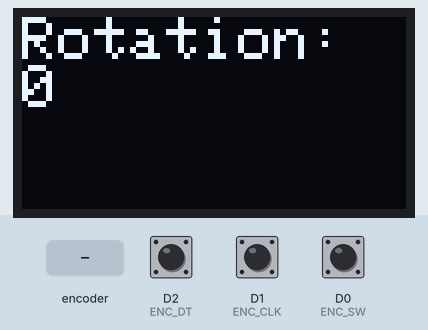
Bench run of a sketch on a simulated ESP8266 (Wemos D1 mini). Shown: 128×64 one-colour display. Inputs (shaded band) come from the test bench; at power-on: D0 (ENC_SW) HIGH, D2 (ENC_DT) HIGH, D1 (ENC_CLK) HIGH. What the sketch prints to the serial monitor is not drawn.

Above: at 2.2 s.
2.3 s: rotary encoder on D1 (ENC_CLK) / D2 (ENC_DT) turned 3 steps (first pin leading)
At 3.1 s:
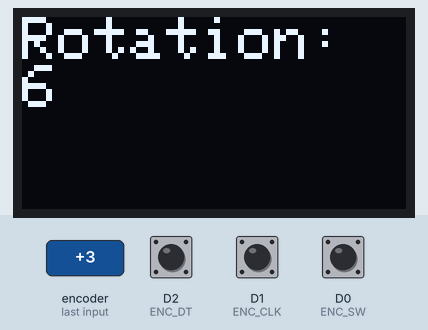
4.4 s: D0 (ENC_SW) pulled LOW for 0.15 s
At 5.5 s:
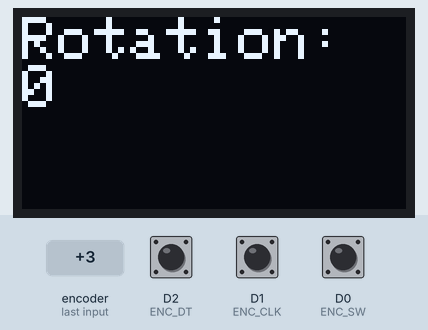
6.0 s: rotary encoder on D1 (ENC_CLK) / D2 (ENC_DT) turned 3 steps (first pin leading)
At 6.29 s:
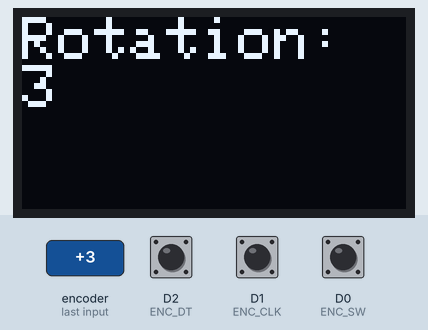
Timing chart, 0 to 9.0 s (numbered marks = the images above; inputs shaded):
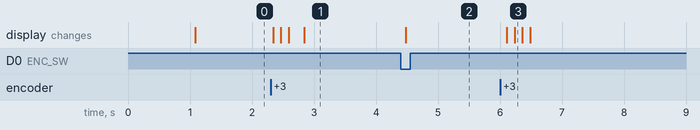

Measured:
- after the input at 2.3 s, the display: first changes at once (image 1 shows a later state)
- after the input at 4.4 s, the display: changes after 0.08 s (image 2)
- after the input at 6.0 s, the display: first changes after 0.11 s (image 3 shows a later state)

The sketch:

encoder_interrupt.ino
```cpp
#include <SPI.h>
#include <Adafruit_GFX.h>
#include <Adafruit_SSD1306.h>

// OLED pin mapping for Display with Driver IC: SSD1306
// Display Source: https://robu.in/product/0-96-oled-display-module/#tab-description
// In my testing it only supports SPI and I2C doesn't work even tho it says I2C is supported.
//
// Pin connections for SPI
// | OLED Pin   | ESP8266 Pin | Notes                |
// | ---------- | ----------- | -------------------- |
// | GND        | GND         | Ground               |
// | VDD        | 3.3V        | Power (3.3V)         |
// | SCK (CLK)  | D5 (GPIO14) | SPI Clock            |
// | SDA (MOSI) | D7 (GPIO13) | SPI Data             |
// | RES        | D6 (GPIO12) | Reset                |
// | DC         | D3 (GPIO0)  | Data/Command select  |
// | CS         | D8 (GPIO15) | Chip select          |
//
// Don’t use D7, D5 for anything other than SPI for OLED when using hardware SPI.
// we are using hardware SPI, so you must not interfere with D5 (SCK) and D7 (MOSI),
// which are automatically used by SPI.
//
// see https://lastminuteengineers.com/wemos-d1-mini-pinout-reference/ for the details
// on which can be used for what, and why.

// Working pin setup for OLED without interfering with the encoder pins and onboard LED
// Don't use D4, it's connected to the onboard blue LED so leave D4 Pin unused
#define OLED_CLK    D5  // GPIO14
#define OLED_MOSI   D7  // GPIO13
#define OLED_RESET  D6  // GPIO12 — safe
#define OLED_DC     D3  // GPIO0 — safe if pulled HIGH at boot (default with pull-up)
#define OLED_CS     D8  // GPIO15 — must be LOW at boot (OLED CS is typically LOW)


#define SCREEN_WIDTH 128
#define SCREEN_HEIGHT 64

Adafruit_SSD1306 display(SCREEN_WIDTH, SCREEN_HEIGHT,
                         &SPI, OLED_DC, OLED_RESET, OLED_CS);

// Rotary Encoder pin definitions (no conflict with OLED PINS)
// #define ENC_SW   D4  // GPIO2 (needs to be HIGH at boot, connected to FLASH button, boot fails if pulled LOW)
// D4 Pin is hard-wired to on board LED so each time the SW is pressed, the LED will on turned on.
// it can be a feature or a bug, I liked that it's indicating button press but you may not want that.
// if you don't want, use D0 ping with a pull up register to disable the onboard LED.
#define ENC_SW   D0  // GPIO16 (no INT, OK for polling), need a 10K register as pull up with 3.3V
#define ENC_DT   D2  // GPIO4 (INT-capable, safe)
#define ENC_CLK  D1  // GPIO5 (INT-capable)


volatile int rotation = 0;
volatile bool rotated = false;

unsigned long lastInterruptTime = 0;
const unsigned long debounceDelay = 10;  // ms

unsigned long lastButtonDebounceTime = 0;
const unsigned long buttonDebounceDelay = 10;  // ms

volatile int lastClkState = HIGH;
volatile int lastDtState = HIGH;
bool lastButtonState = HIGH;


void ICACHE_RAM_ATTR handleRotation() {
  int clkState = digitalRead(ENC_CLK);
  int dtState = digitalRead(ENC_DT);

  // Only act when CLK changes and don't act on each Interrupt trigger
  if (clkState != lastClkState) {
    if (dtState != clkState) {
      rotation++;
    } else {
      rotation--;
    }
    rotated = true;
  }

  Serial.print("Last ENC_DT: ");
  Serial.print(lastDtState);
  Serial.print(" ENC_DT: ");
  Serial.print(dtState);
  Serial.print(" Last ENC_CLK: ");
  Serial.print(lastClkState);
  Serial.print(" ENC_CLK: ");
  Serial.print(clkState);
  Serial.print(" rotation: ");
  Serial.println(rotation);

  lastClkState = clkState;
  lastDtState = dtState;
}

void setup() {
  Serial.begin(115200);

  // IMP. NOTE: make sure the use a 10k pull up resister between SW and VCC (+ pin) of the encoder
  // to pull SW pin high otherwise the button press will make SW LOW and it will be stuck LOW
  pinMode(ENC_SW, INPUT_PULLUP);
  pinMode(ENC_DT, INPUT_PULLUP);
  pinMode(ENC_CLK, INPUT_PULLUP);

  Serial.println("");
  Serial.println("Starting up...");
  Serial.print("Initial ENC_SW: ");
  Serial.println(digitalRead(ENC_SW)); // Should be HIGH with pullup
  Serial.print("Initial ENC_DT: ");
  Serial.println(digitalRead(ENC_DT)); // Should be HIGH with pullup
  Serial.print("\nInitial ENC_CLK: ");
  Serial.println(digitalRead(ENC_CLK)); // Should be HIGH with pullup


  attachInterrupt(digitalPinToInterrupt(ENC_CLK), handleRotation, CHANGE);


    // Init display
  if (!display.begin(SSD1306_SWITCHCAPVCC, 0x3C)) {
    Serial.println("SSD1306 init failed");
    for (;;); // Halt
  }

  display.clearDisplay();
  display.setTextSize(4);     // Large text
  display.setTextColor(WHITE);
  display.setCursor(0, 0);
  display.println("READY");
  display.display();
  delay(1000); // wait 500ms with ready text
  display.clearDisplay();
}

void loop() {

  // Handle button presses and states
  handleButtonPresses(millis());

  static int lastRotation = 0;

  if (rotated) {
    rotated = false;
    Serial.print("Rotation: ");
    Serial.println(rotation);
  }

  display.clearDisplay();
  display.setTextSize(2);
  display.setTextColor(WHITE);
  display.setCursor(0, 0);
  display.print("Rotation: ");
  display.println(rotation);
  display.display();

  // refresh every 100ms
  delay(100);
}

//===========================================
// Detect button presses with debounce

bool buttonPressed() {
  bool currentState = digitalRead(ENC_SW);
  // Serial.print("called buttonPressed, currentState: ");
  // Serial.println(currentState);

  if (lastButtonState == HIGH && currentState == LOW && (millis() - lastButtonDebounceTime > buttonDebounceDelay)) {
    lastButtonDebounceTime = millis();
    lastButtonState = currentState;
    return true;
  }

  lastButtonState = currentState;
  return false;
}

//=========================================================
// Handle button presses and manage state transitions
void handleButtonPresses(unsigned long currentMillis) {
  if (buttonPressed()) {
    Serial.println("button pressed, reset rotation");
    rotation = 0;
  };

  return;
}
```
